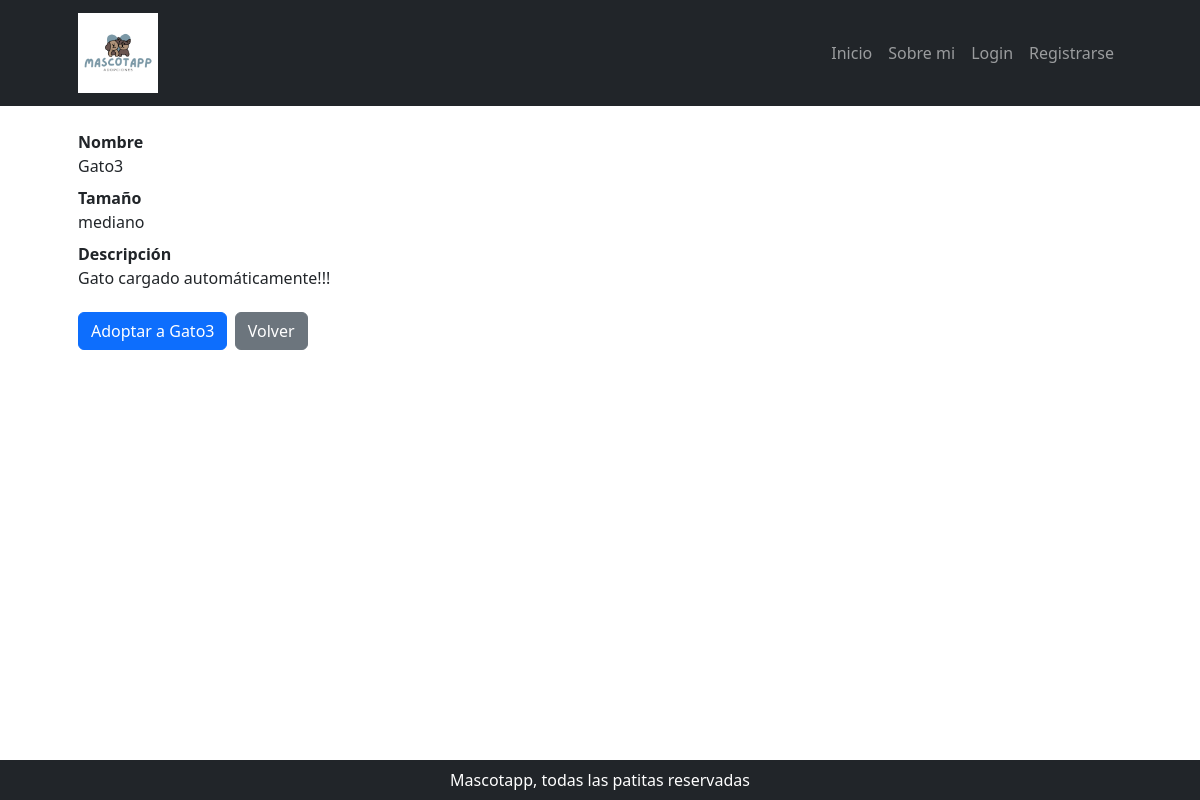
/mascota/detalle/3/, run on the app's committed database.
### mascota/models.py (models this page shows, shortened)
class Mascota(models.Model):
    categoria_id = models.ForeignKey(
        MascotaCategoria, null = True, blank = True, on_delete = models.SET_NULL, verbose_name = "categoría de mascota"
    )
    adoptada            = models.BooleanField(default=False)
    nombre              = models.CharField(max_length=100)
    especie             = models.CharField(max_length=100)
    tamano              = models.CharField(max_length=100)
    edad                = models.IntegerField()
    descripcion         = models.TextField(null=True, blank=True, verbose_name="descripción")
    fecha_actualizacion = models.DateField(
        null = True, blank = True, default = timezone.now, editable = False, verbose_name = "fecha de actualización"
    )
    class Meta:
        verbose_name = "mascota"
        verbose_name_plural = "mascotas"

### mascota/views.py (the view)
# urls.py: path("detalle/<int:pk>/", MascotaDetail.as_view(), name="detalle_mascota"),
class MascotaDetail(DetailView):
    model = Mascota
    context_object_name = 'mascota'
    template_name = 'mascota/detalle_mascota.html'

### mascota/templates/mascota/detalle_mascota.html (shortened to what this page needs)
{% extends 'core/base.html' %}
{% block contenido %}
    <dl>
        <dt>Nombre</dt>
        <dd>{{object.nombre}}</dd>
        <dt>Tamaño</dt>
        <dd>{{object.tamano}}</dd>
        <dt>Descripción</dt>
        <dd>{{object.descripcion}}</dd>
    </dl>
    <section class="fs-3 pb-4">
        <a href="{% url 'adopcion:adopcion_create' %}" class="btn btn-primary">Adoptar a {{ object.nombre }}</a>
        <a href="{% url 'mascota:mascota_list' %}" class="btn btn-secondary">Volver</a>
    </section>
{% endblock contenido %}

### data on the page
Mascota: nombre "Gato3", tamano "mediano", descripcion "Gato cargado automáticamente!!!"
